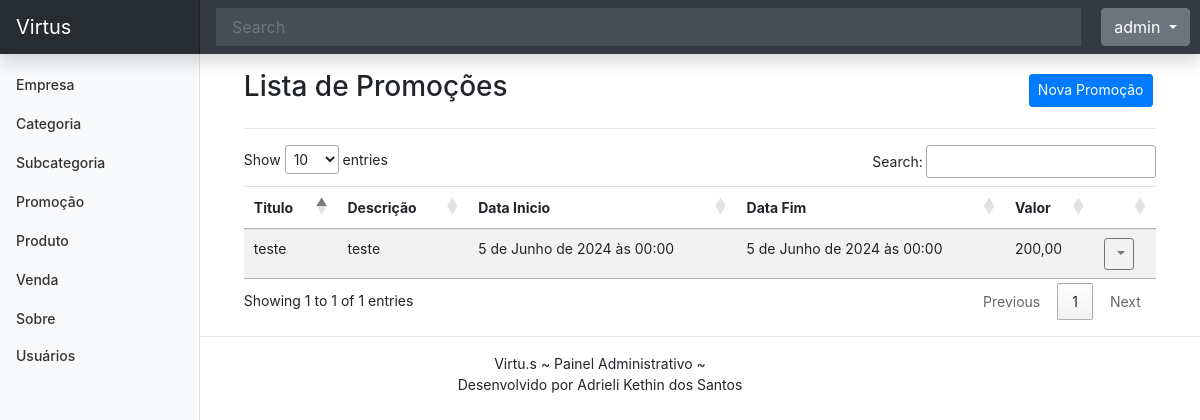
Page /listar/promocao/ (signed in) on the earlier database version.
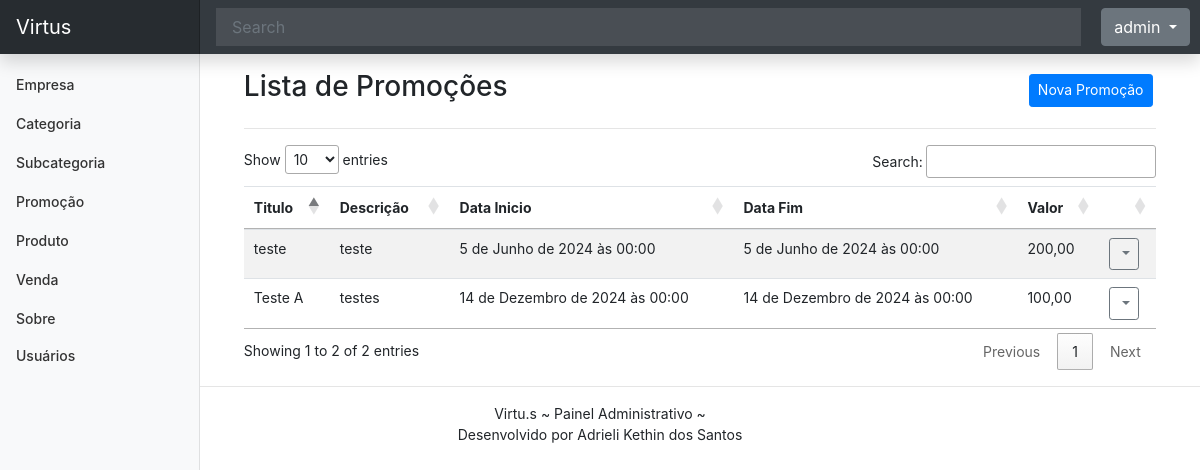
Same page on the later database version.
### cadastros/models.py (models this page shows, shortened)
class Promocao(models.Model):
    data_inclusao = models.DateTimeField(
        auto_now_add=True, verbose_name="data inclusão")
    data_alteracao = models.DateTimeField(
        auto_now=True, verbose_name="data alteração")
    data_exclusao = models.DateTimeField(verbose_name="data exclusão", null=True)
    ativo = models.BooleanField
    titulo_promocao= models.CharField(max_length=50, verbose_name="titulo promoção")
    data_inicio= models.DateTimeField()
    data_fim = models.DateTimeField()
    descricao= models.CharField(max_length=200, verbose_name="descrição")
    valor= models.DecimalField(decimal_places=2, max_digits=11)
    cadastrado_por = models.ForeignKey(User, on_delete=models.PROTECT, null=True, related_name='promocao_cadastrada')
    alterado_por = models.ForeignKey(User, on_delete=models.PROTECT, null=True, related_name='promocao_atualizada')
    class Meta:
        verbose_name: "Promoção"

### cadastros/views.py (the view, shortened to what this page needs)
# urls.py: path("listar/promocao/", PromocaoList.as_view(), name="listar-promocao"),
class PromocaoList(ListView, LoginRequiredMixin):
    model = Promocao
    template_name = "cadastros/list/promocao.html"
    def get_queryset(self):
        self.object_list = Promocao.objects.filter(cadastrado_por=self.request.user)
        return self.object_list

### cadastros/templates/cadastros/list/promocao.html (shortened to what this page needs)
{% extends 'paginas/modelo.html' %}
{% load static %}
{% block conteudo %}
<div class="row justify-content-center align-items-center mt-3">
    <div class="col-md-10">
        <h3 class="">Lista de Promoções</h3>
    </div>
    <div class="col-md">
        <a href="{% url 'cadastrar-promocao' %}" class="btn btn-primary btn-sm">
            Nova Promoção
        </a>
    </div>
</div>
<hr>
<div class="table-responsive-lg">
    <table id="tabela-promocoes" class="table table-striped">
        <thead>
            <tr>
                <th>Titulo</th>
                <th>Descrição</th>
                <th>Data Inicio</th>
                <th>Data Fim</th>
                <th>Valor</th>
                <th></th>
            </tr>
        </thead>
        <tbody>
            {% for obj in object_list %}
            <tr class="">
                <td>{{ obj.titulo_promocao }}</td>
                <td>{{ obj.descricao }}</td>
                <td>{{ obj.data_inicio }}</td>
                <td>{{ obj.data_fim }}</td>
                <td>{{ obj.valor }}</td>
                <td>
                    <div class="dropdown">
                        <a class="btn btn-sm btn-outline-secondary dropdown-toggle" href="#" role="button"
                            data-bs-toggle="dropdown" aria-expanded="false">
                        </a>
                    </div>
                </td>
            </tr>
            {% empty %}
            <tr>
                <th colspan="100%">Nenhum registro encontrado.</th>
            </tr>
            {% endfor %}
        </tbody>
    </table>
</div>
{% endblock %}

Differences in the rows shown:
added Promocao: titulo_promocao "Teste A", descricao "testes", data_inicio "14 de Dezembro de 2024 às 00:00", data_fim "14 de Dezembro de 2024 às 00:00", valor "100,00"
Other differences:
text written by a page script: "Show entries Search: Showing 1 to 1 of 1 entries Previous 1 Next" → "Show entries Search: Showing 1 to 2 of 2 entries Previous 1 Next"
